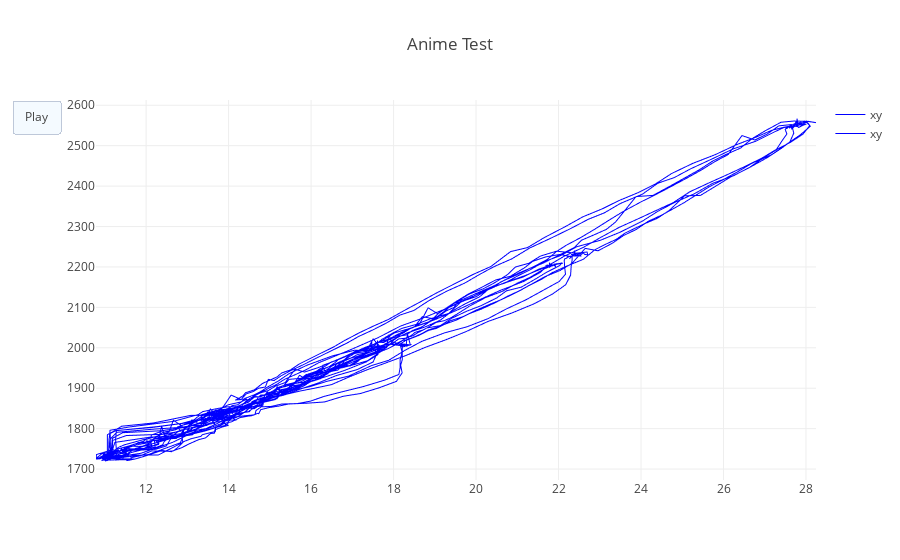

Here is the notebook cell this chart was saved with:
### Code cell
trace0 = go.Scattergl(
        x = ynew[adjX:],
        y = SensorData[adjY:],
        name ="xy",
        mode = 'lines',
        line=dict(
            width=1, color='blue'
        )
)
data2 = [trace0,trace0]

layout2=dict(
            title='Anime Test', hovermode='closest',
            updatemenus= [{'type': 'buttons',
                           'buttons': [{'label': 'Play',
                                        'method': 'animate',
                                        'args': [None]}]}])

M = (len(SensorData)-adjY)//10
x2 = ynew[adjX::10]
y2 = SensorData[adjY::10]
frames2=[dict(data=[dict(x=[x2[k]], 
                        y=[y2[k]], 
                        mode='markers', 
                        marker=dict(color='red', size=10)
                        )
                  ]) for k in range(M)]  

# steps = []
# for i in range(len(data)):
#     step = dict(
#         method = 'restyle',  
#         args = ['visible', [False] * len(data)],
#     )
#     step['args'][1][i] = True # Toggle i'th trace to "visible"
#     steps.append(step)

# sliders = [dict(
#     active = 10,
#     currentvalue = {"prefix": "Frequency: "},
#     pad = {"t": 50},
#     steps = steps
# )]
# layout = dict(sliders=sliders)
# fig = dict(data=data, layout=layout)
# py.iplot(fig, filename='Sine Wave Slider')

figure2 = dict(data=data2, layout=layout2, frames=frames2)
iplot(figure2, filename='Animation')

### Figure 1 — Plotly figure (JSON) as saved in the notebook; plotly's stock layout.template omitted (floating-point values rounded to 4 significant figures; data arrays with more than 128 entries replaced by an {"elided": "..."} marker saying what was removed)
{"data": [{"line": {"color": "blue", "width": 1}, "mode": "lines", "name": "xy", "type": "scattergl", "x": {"elided": "1890 float values"}, "y": {"elided": "1897 str values"}}, {"line": {"color": "blue", "width": 1}, "mode": "lines", "name": "xy", "type": "scattergl", "x": {"elided": "1890 float values"}, "y": {"elided": "1897 str values"}}], "layout": {"hovermode": "closest", "title": "Anime Test", "updatemenus": [{"buttons": [{"args": [null], "label": "Play", "method": "animate"}], "type": "buttons"}]}}
